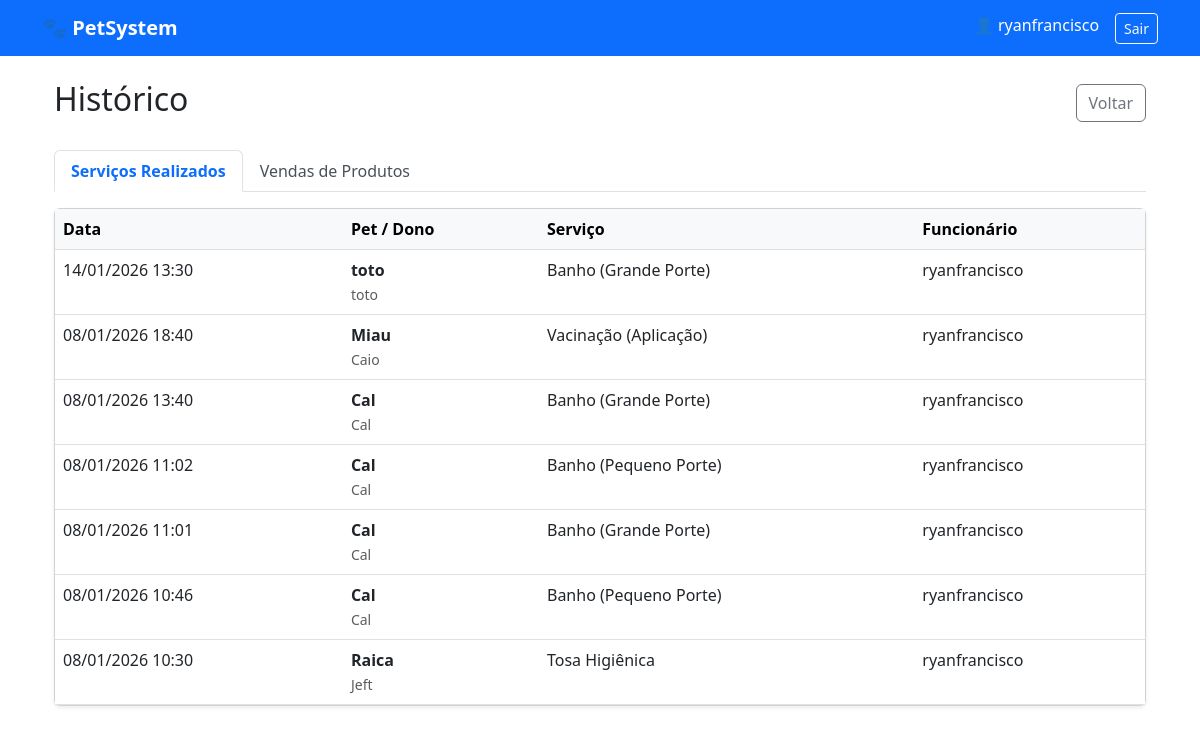
Screenshot of /historico/ (signed in) with the database file from the repository.
### core/models.py (models this page shows, shortened)
class Agendamento(models.Model):
    STATUS_CHOICES = [
        ('Marcado', 'Marcado'),
        ('Em Serviço', 'Em Serviço'),
        ('Concluido', 'Aguardando Pagamento'), # Mudou de nome/função
        ('Finalizado', 'Finalizado (Pago)'),   # Status final definitivo
        ('Cancelado', 'Cancelado'),            # Novo status
    ]
    pet = models.ForeignKey(Pet, on_delete=models.CASCADE)
    servico = models.ForeignKey(Servico, on_delete=models.PROTECT)
    funcionario = models.ForeignKey(User, on_delete=models.SET_NULL, null=True)
    data_inicio = models.DateTimeField()
    data_fim = models.DateTimeField(null=True, blank=True)
    status = models.CharField(max_length=20, choices=STATUS_CHOICES, default='Marcado')
    observacoes_internas = models.TextField(blank=True)

class Pet(models.Model):
    ESPECIES = [('Cão', 'Cão'), ('Gato', 'Gato'), ('Outro', 'Outro')]
    dono = models.ForeignKey(Cliente, on_delete=models.CASCADE, related_name='pets')
    nome = models.CharField(max_length=100)
    especie = models.CharField(max_length=20, choices=ESPECIES)
    raca = models.CharField(max_length=50, blank=True)
    alertas = models.TextField(blank=True, help_text="Alergias, agressividade, etc.")

class Cliente(models.Model):
    nome = models.CharField(max_length=100)
    telefone = models.CharField(max_length=20)
    email = models.EmailField(blank=True, null=True)
    endereco = models.TextField(blank=True)
    data_cadastro = models.DateTimeField(auto_now_add=True)

class Servico(models.Model):
    nome = models.CharField(max_length=100)
    duracao_estimada = models.IntegerField(default=60, help_text="Em minutos")
    preco = models.DecimalField(max_digits=10, decimal_places=2)

### core/views.py (the view)
# urls.py: path('historico/', historico_view, name='historico'),
@login_required
def historico_view(request):
    vendas = Venda.objects.all().order_by('-data')[:50]
    servicos = Agendamento.objects.filter(status='Finalizado').order_by('-data_inicio')[:50]
    return render(request, 'core/historico.html', {
        'vendas': vendas,
        'servicos': servicos
    })

### templates/core/historico.html (shortened to what this page needs)
{% extends 'base.html' %}
{% block content %}
<div class="container">
    <div class="d-flex justify-content-between align-items-center mb-4">
        <h2>Histórico </h2>
        <a href="{% url 'home' %}" class="btn btn-outline-secondary">Voltar</a>
    </div>
    <ul class="nav nav-tabs mb-3" id="myTab" role="tablist">
        <li class="nav-item">
            <button class="nav-link active btn-primary" id="servicos-tab" data-bs-toggle="tab" data-bs-target="#servicos" type="button">
                Serviços Realizados
            </button>
        </li>
        <li class="nav-item">
            <button class="nav-link" id="vendas-tab" data-bs-toggle="tab" data-bs-target="#vendas" type="button">
                Vendas de Produtos
            </button>
        </li>
    </ul>
    <div class="tab-content" id="myTabContent">
        <div class="tab-pane fade show active" id="servicos">
            <div class="card shadow-sm">
                <div class="card-body p-0">
                    <table class="table table-hover mb-0">
                        <thead class="table-light">
                            <tr>
                                <th>Data</th>
                                <th>Pet / Dono</th>
                                <th>Serviço</th>
                                <th>Funcionário</th>
                            </tr>
                        </thead>
                        <tbody>
                            {% for s in servicos %}
                            <tr>
                                <td>{{ s.data_inicio|date:"d/m/Y H:i" }}</td>
                                <td>
                                    <strong>{{ s.pet.nome }}</strong><br>
                                    <small class="text-muted">{{ s.pet.dono.nome }}</small>
                                </td>
                                <td>{{ s.servico.nome }}</td>
                                <td>{{ s.funcionario.username }}</td>
                            </tr>
                            {% empty %}
                            <tr><td colspan="6" class="text-center py-3">Nenhum serviço finalizado.</td></tr>
                            {% endfor %}
                        </tbody>
                    </table>
                </div>
            </div>
        </div>
    </div>
</div>
{% endblock %}

### templates/base.html (shortened to what this page needs)
<!DOCTYPE html>
<html lang="pt-br">
<head>
    <link href="https://cdn.jsdelivr.net/npm/bootstrap@5.3.0/dist/css/bootstrap.min.css" rel="stylesheet">
</head>
<body>
    <nav class="navbar navbar-expand-lg mb-4">
        <div class="container">
            <a class="navbar-brand fw-bold" href="{% url 'home' %}">🐾 PetSystem</a>
            <div class="d-flex">
                {% if user.is_authenticated %}
                    <span class="nav-link me-3">👤 {{ user.username }}</span>
                    <form action="{% url 'logout' %}" method="post">
                        <button type="submit" class="btn btn-outline-light btn-sm">Sair</button>
                    </form>
                {% else %}
                    <a href="{% url 'login' %}" class="btn btn-light btn-sm me-2">Entrar</a>
                    <a href="{% url 'register' %}" class="btn btn-outline-light btn-sm">Criar Conta</a> {% endif %}
            </div>
        </div>
    </nav>
    <div class="container">
        {% block content %}{% endblock %}
    </div>
</body>
</html>

### templates/base.html (style rules this page uses)
body { background-color: #f8f9fa; }
.card { border: none; box-shadow: 0 4px 6px rgba(0,0,0,0.1); }
#myTab .nav-link { color: #495057; font-weight: 500; }
#myTab .nav-link.active { color: #0d6efd; font-weight: bold; background-color: #fff; border-color: #dee2e6 #dee2e6 #fff; }
.navbar { background-color: #0d6efd; }
.navbar .navbar-brand, .navbar .nav-link { color: white !important; }

### rows the page displays
Agendamento: data_inicio "14/01/2026 13:30", pet.nome "toto", pet.dono.nome "toto", servico.nome "Banho (Grande Porte)", funcionario.username "ryanfrancisco"
Agendamento: data_inicio "08/01/2026 18:40", pet.nome "Miau", pet.dono.nome "Caio", servico.nome "Vacinação (Aplicação)", funcionario.username "ryanfrancisco"
Agendamento: data_inicio "08/01/2026 13:40", pet.nome "Cal", pet.dono.nome "Cal", servico.nome "Banho (Grande Porte)", funcionario.username "ryanfrancisco"
Agendamento: data_inicio "08/01/2026 11:02", pet.nome "Cal", pet.dono.nome "Cal", servico.nome "Banho (Pequeno Porte)", funcionario.username "ryanfrancisco"
Agendamento: data_inicio "08/01/2026 11:01", pet.nome "Cal", pet.dono.nome "Cal", servico.nome "Banho (Grande Porte)", funcionario.username "ryanfrancisco"
Agendamento: data_inicio "08/01/2026 10:46", pet.nome "Cal", pet.dono.nome "Cal", servico.nome "Banho (Pequeno Porte)", funcionario.username "ryanfrancisco"
Agendamento: data_inicio "08/01/2026 10:30", pet.nome "Raica", pet.dono.nome "Jeft", servico.nome "Tosa Higiênica", funcionario.username "ryanfrancisco"

### other values shown
{{ user.username }} "ryanfrancisco"
